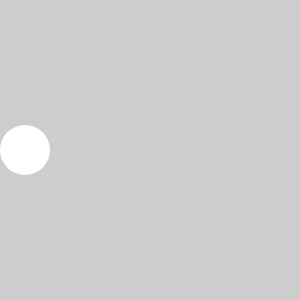
Frame 1 (no input)
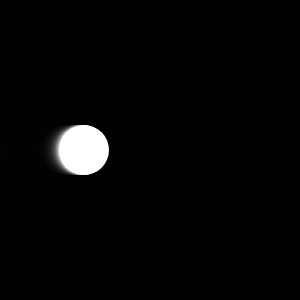
Frame 60 (no input)
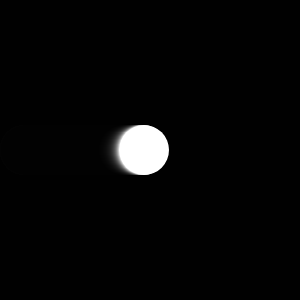
Frame 120 (the mouse pressed at the canvas centre since frame 60)

The p5.js sketch that drew these frames (run headless with seeded random() and noise() and a simulated clock; from frame 60 on, the mouse is pressed at the canvas centre):

// p5.js sketch
// ── sketch.js
var d=50;
var x=d/2;
var v=1;

function setup() {
  createCanvas(300, 300);
  noStroke ();
}

function draw() {
  background (0,0,0,50);

  circle (x,height/2,d);
  x=x+v; // Versione contratta: x+=v, solamente per x=x+1 possiamo scrivere anche x++.
  if (x==width-d/2){v=0} // Se (il cerchio sta a destra)
}
